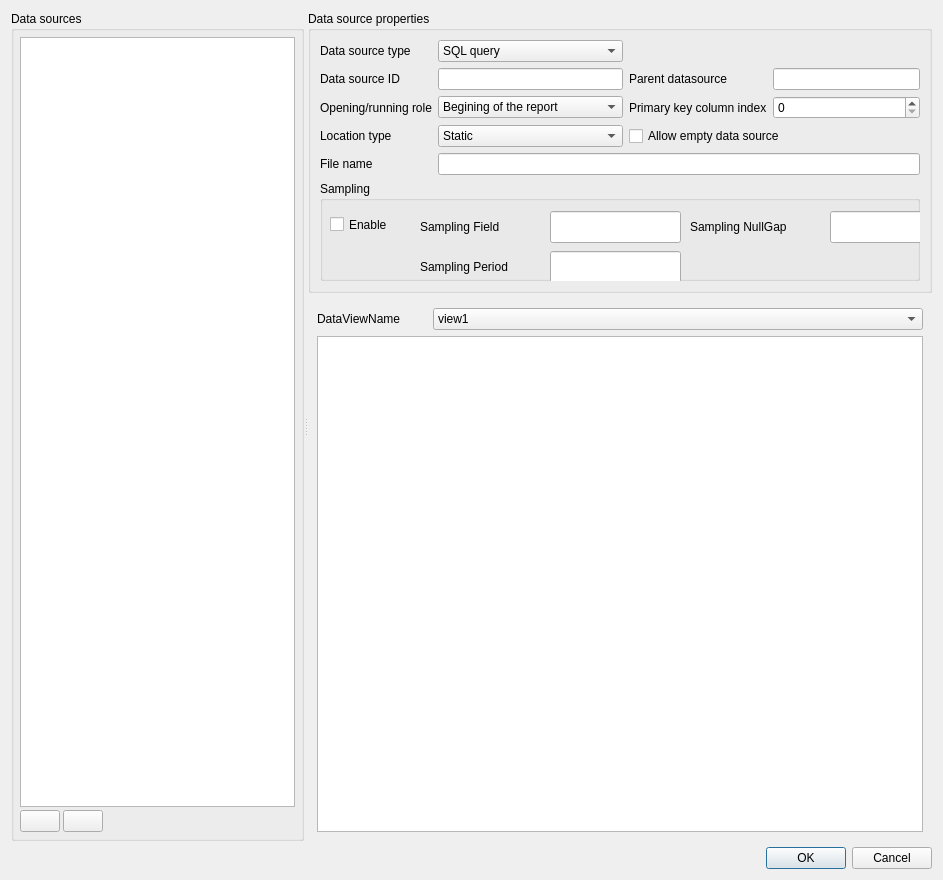
<?xml version="1.0" encoding="UTF-8"?>
<ui version="4.0">
 <class>NCRDDataSourceDialogUI</class>
 <widget class="QDialog" name="NCRDDataSourceDialogUI">
  <property name="geometry">
   <rect>
    <x>0</x>
    <y>0</y>
    <width>943</width>
    <height>880</height>
   </rect>
  </property>
  <property name="windowTitle">
   <string>Data source settings</string>
  </property>
  <layout class="QVBoxLayout" name="formLayout">
   <item>
    <widget class="QSplitter" name="splitter">
     <property name="orientation">
      <enum>Qt::Horizontal</enum>
     </property>
     <widget class="QGroupBox" name="gbDSList">
      <property name="title">
       <string>Data sources</string>
      </property>
      <layout class="QVBoxLayout" name="layLeftBG">
       <property name="spacing">
        <number>3</number>
       </property>
       <property name="leftMargin">
        <number>6</number>
       </property>
       <property name="topMargin">
        <number>6</number>
       </property>
       <property name="rightMargin">
        <number>6</number>
       </property>
       <property name="bottomMargin">
        <number>6</number>
       </property>
       <item>
        <widget class="QListView" name="listDS"/>
       </item>
       <item>
        <layout class="QHBoxLayout" name="layBtn">
         <property name="spacing">
          <number>3</number>
         </property>
         <item>
          <widget class="QPushButton" name="btnAdd">
           <property name="toolTip">
            <string>Add</string>
           </property>
           <property name="text">
            <string/>
           </property>
           <property name="icon">
            <iconset resource="designer.qrc">
             <normaloff>:/designer/images/add.png</normaloff>:/designer/images/add.png</iconset>
           </property>
           <property name="iconSize">
            <size>
             <width>16</width>
             <height>16</height>
            </size>
           </property>
          </widget>
         </item>
         <item>
          <widget class="QPushButton" name="btnRemove">
           <property name="toolTip">
            <string>Remove</string>
           </property>
           <property name="text">
            <string/>
           </property>
           <property name="icon">
            <iconset resource="designer.qrc">
             <normaloff>:/designer/images/delete.png</normaloff>:/designer/images/delete.png</iconset>
           </property>
           <property name="iconSize">
            <size>
             <width>16</width>
             <height>16</height>
            </size>
           </property>
          </widget>
         </item>
         <item>
          <spacer name="horizontalSpacer_4">
           <property name="orientation">
            <enum>Qt::Horizontal</enum>
           </property>
           <property name="sizeHint" stdset="0">
            <size>
             <width>40</width>
             <height>20</height>
            </size>
           </property>
          </spacer>
         </item>
        </layout>
       </item>
      </layout>
     </widget>
     <widget class="QWidget" name="layoutWidget">
      <layout class="QVBoxLayout" name="layRight">
       <property name="spacing">
        <number>6</number>
       </property>
       <item>
        <widget class="QGroupBox" name="gbDS">
         <property name="title">
          <string>Data source properties</string>
         </property>
         <layout class="QGridLayout" name="gridLayout1" columnstretch="1,2,1,2">
          <item row="2" column="1">
           <widget class="QLineEdit" name="dsID"/>
          </item>
          <item row="6" column="1" colspan="3">
           <widget class="QLineEdit" name="filenameurl"/>
          </item>
          <item row="2" column="2">
           <widget class="QLabel" name="lblParentID">
            <property name="text">
             <string>Parent datasource</string>
            </property>
           </widget>
          </item>
          <item row="3" column="2">
           <widget class="QLabel" name="label_24">
            <property name="text">
             <string>Primary key column index</string>
            </property>
           </widget>
          </item>
          <item row="4" column="0">
           <widget class="QLabel" name="label_9">
            <property name="text">
             <string>Location type</string>
            </property>
           </widget>
          </item>
          <item row="6" column="0">
           <widget class="QLabel" name="lblFilename">
            <property name="text">
             <string>File name</string>
            </property>
           </widget>
          </item>
          <item row="3" column="3">
           <widget class="QSpinBox" name="spPKColIndex"/>
          </item>
          <item row="2" column="3">
           <widget class="QLineEdit" name="wParentDataSource"/>
          </item>
          <item row="3" column="1">
           <widget class="QComboBox" name="comboRole">
            <item>
             <property name="text">
              <string>Begining of the report</string>
             </property>
            </item>
            <item>
             <property name="text">
              <string>Child datasource (subquery)</string>
             </property>
            </item>
            <item>
             <property name="text">
              <string>When group change</string>
             </property>
            </item>
            <item>
             <property name="text">
              <string>Subreport iteration</string>
             </property>
            </item>
           </widget>
          </item>
          <item row="1" column="0">
           <widget class="QLabel" name="label_4">
            <property name="text">
             <string>Data source type</string>
            </property>
           </widget>
          </item>
          <item row="3" column="0">
           <widget class="QLabel" name="label_18">
            <property name="text">
             <string>Opening/running role</string>
            </property>
           </widget>
          </item>
          <item row="2" column="0">
           <widget class="QLabel" name="label_2">
            <property name="text">
             <string>Data source ID</string>
            </property>
           </widget>
          </item>
          <item row="1" column="1">
           <widget class="QComboBox" name="comboDsType">
            <item>
             <property name="text">
              <string>SQL query</string>
             </property>
            </item>
            <item>
             <property name="text">
              <string>Text</string>
             </property>
            </item>
            <item>
             <property name="text">
              <string>XML</string>
             </property>
            </item>
            <item>
             <property name="text">
              <string>String list</string>
             </property>
            </item>
            <item>
             <property name="text">
              <string>Item model</string>
             </property>
            </item>
            <item>
             <property name="text">
              <string>Custom</string>
             </property>
            </item>
            <item>
             <property name="text">
              <string>DataView</string>
             </property>
            </item>
           </widget>
          </item>
          <item row="4" column="1">
           <widget class="QComboBox" name="comboLocation">
            <item>
             <property name="text">
              <string>Static</string>
             </property>
            </item>
            <item>
             <property name="text">
              <string>File</string>
             </property>
            </item>
            <item>
             <property name="text">
              <string>Http</string>
             </property>
            </item>
            <item>
             <property name="text">
              <string>Ftp</string>
             </property>
            </item>
            <item>
             <property name="text">
              <string>Parameter</string>
             </property>
            </item>
           </widget>
          </item>
          <item row="4" column="2" colspan="2">
           <widget class="QCheckBox" name="cbEmpty">
            <property name="text">
             <string>Allow empty data source</string>
            </property>
           </widget>
          </item>
          <item row="7" column="0" colspan="4">
           <widget class="QGroupBox" name="groupBox">
            <property name="minimumSize">
             <size>
              <width>0</width>
              <height>100</height>
             </size>
            </property>
            <property name="title">
             <string>Sampling</string>
            </property>
            <widget class="QCheckBox" name="checkBox">
             <property name="geometry">
              <rect>
               <x>10</x>
               <y>30</y>
               <width>101</width>
               <height>27</height>
              </rect>
             </property>
             <property name="text">
              <string>Enable</string>
             </property>
            </widget>
            <widget class="QLineEdit" name="samplingField">
             <property name="geometry">
              <rect>
               <x>230</x>
               <y>30</y>
               <width>131</width>
               <height>32</height>
              </rect>
             </property>
            </widget>
            <widget class="QLabel" name="label_25">
             <property name="geometry">
              <rect>
               <x>100</x>
               <y>30</y>
               <width>121</width>
               <height>32</height>
              </rect>
             </property>
             <property name="text">
              <string>Sampling Field</string>
             </property>
            </widget>
            <widget class="QLineEdit" name="samplingPeriod">
             <property name="geometry">
              <rect>
               <x>230</x>
               <y>70</y>
               <width>131</width>
               <height>32</height>
              </rect>
             </property>
            </widget>
            <widget class="QLabel" name="label_26">
             <property name="geometry">
              <rect>
               <x>100</x>
               <y>70</y>
               <width>121</width>
               <height>32</height>
              </rect>
             </property>
             <property name="text">
              <string>Sampling Period</string>
             </property>
            </widget>
            <widget class="QLineEdit" name="samplingNullGap">
             <property name="geometry">
              <rect>
               <x>510</x>
               <y>30</y>
               <width>131</width>
               <height>32</height>
              </rect>
             </property>
            </widget>
            <widget class="QLabel" name="label_27">
             <property name="geometry">
              <rect>
               <x>370</x>
               <y>30</y>
               <width>131</width>
               <height>32</height>
              </rect>
             </property>
             <property name="text">
              <string>Sampling NullGap</string>
             </property>
            </widget>
           </widget>
          </item>
         </layout>
        </widget>
       </item>
       <item>
        <widget class="QStackedWidget" name="stackW">
         <property name="currentIndex">
          <number>6</number>
         </property>
         <widget class="QWidget" name="pageSQL">
          <layout class="QVBoxLayout" name="layPageSql">
           <property name="leftMargin">
            <number>0</number>
           </property>
           <property name="topMargin">
            <number>0</number>
           </property>
           <property name="rightMargin">
            <number>0</number>
           </property>
           <property name="bottomMargin">
            <number>0</number>
           </property>
           <item>
            <widget class="QTabWidget" name="tabWidget">
             <property name="currentIndex">
              <number>0</number>
             </property>
             <widget class="QWidget" name="tabQuery">
              <attribute name="title">
               <string>SQL Query</string>
              </attribute>
              <layout class="QVBoxLayout" name="layTabQuery">
               <item>
                <widget class="QGroupBox" name="gbID">
                 <property name="title">
                  <string>Identification</string>
                 </property>
                 <layout class="QGridLayout" name="gridLayout3">
                  <item row="0" column="0">
                   <widget class="QLabel" name="label_17">
                    <property name="text">
                     <string>Connection ID</string>
                    </property>
                   </widget>
                  </item>
                  <item row="0" column="1">
                   <widget class="QLineEdit" name="connID"/>
                  </item>
                 </layout>
                </widget>
               </item>
               <item>
                <widget class="QGroupBox" name="gbQuery">
                 <property name="title">
                  <string>Query</string>
                 </property>
                 <layout class="QVBoxLayout" name="verticalLayout_3">
                  <property name="spacing">
                   <number>3</number>
                  </property>
                  <property name="leftMargin">
                   <number>6</number>
                  </property>
                  <property name="topMargin">
                   <number>6</number>
                  </property>
                  <property name="rightMargin">
                   <number>6</number>
                  </property>
                  <property name="bottomMargin">
                   <number>6</number>
                  </property>
                  <item>
                   <widget class="QPlainTextEdit" name="queryEditor">
                    <property name="tabStopWidth">
                     <number>4</number>
                    </property>
                   </widget>
                  </item>
                  <item>
                   <layout class="QHBoxLayout" name="horizontalLayout">
                    <item>
                     <spacer name="horizontalSpacer_3">
                      <property name="orientation">
                       <enum>Qt::Horizontal</enum>
                      </property>
                      <property name="sizeHint" stdset="0">
                       <size>
                        <width>40</width>
                        <height>20</height>
                       </size>
                      </property>
                     </spacer>
                    </item>
                    <item>
                     <widget class="QPushButton" name="btnTestQuery">
                      <property name="text">
                       <string>Test Query</string>
                      </property>
                      <property name="icon">
                       <iconset resource="designer.qrc">
                        <normaloff>:/designer/images/next.png</normaloff>:/designer/images/next.png</iconset>
                      </property>
                      <property name="iconSize">
                       <size>
                        <width>16</width>
                        <height>16</height>
                       </size>
                      </property>
                     </widget>
                    </item>
                   </layout>
                  </item>
                 </layout>
                </widget>
               </item>
              </layout>
             </widget>
             <widget class="QWidget" name="tabConn">
              <attribute name="title">
               <string>Database connection</string>
              </attribute>
              <layout class="QVBoxLayout" name="layTabConn">
               <item>
                <widget class="QGroupBox" name="groupBox_2">
                 <property name="title">
                  <string>Options</string>
                 </property>
                 <layout class="QGridLayout" name="gridLayout">
                  <item row="0" column="0">
                   <widget class="QLabel" name="label">
                    <property name="text">
                     <string>Connection options</string>
                    </property>
                   </widget>
                  </item>
                  <item row="0" column="1">
                   <widget class="QLineEdit" name="connectOpt"/>
                  </item>
                  <item row="1" column="0" colspan="2">
                   <widget class="QCheckBox" name="cbFwOnly">
                    <property name="text">
                     <string>Forward only mode</string>
                    </property>
                   </widget>
                  </item>
                  <item row="2" column="0" colspan="2">
                   <widget class="QCheckBox" name="cbForceUpdateStepBackRel">
                    <property name="enabled">
                     <bool>false</bool>
                    </property>
                    <property name="text">
                     <string>Force update on stepping backward in relation</string>
                    </property>
                   </widget>
                  </item>
                  <item row="3" column="0" colspan="2">
                   <widget class="QCheckBox" name="cbPrivateConn">
                    <property name="text">
                     <string>Use private database connection</string>
                    </property>
                   </widget>
                  </item>
                 </layout>
                </widget>
               </item>
               <item>
                <widget class="QGroupBox" name="gbConnection">
                 <property name="enabled">
                  <bool>false</bool>
                 </property>
                 <property name="title">
                  <string>Private connection parameters</string>
                 </property>
                 <layout class="QGridLayout" name="gridLayout_2">
                  <item row="0" column="0">
                   <widget class="QLabel" name="label_16">
                    <property name="text">
                     <string>Driver</string>
                    </property>
                   </widget>
                  </item>
                  <item row="0" column="1">
                   <widget class="QComboBox" name="cDriver">
                    <item>
                     <property name="text">
                      <string>QPSQL</string>
                     </property>
                    </item>
                    <item>
                     <property name="text">
                      <string>QMYSQL</string>
                     </property>
                    </item>
                    <item>
                     <property name="text">
                      <string>QOCI</string>
                     </property>
                    </item>
                    <item>
                     <property name="text">
                      <string>QODBC</string>
                     </property>
                    </item>
                    <item>
                     <property name="text">
                      <string>QDB2</string>
                     </property>
                    </item>
                    <item>
                     <property name="text">
                      <string>QTDS</string>
                     </property>
                    </item>
                    <item>
                     <property name="text">
                      <string>QSQLITE</string>
                     </property>
                    </item>
                    <item>
                     <property name="text">
                      <string>QIBASE</string>
                     </property>
                    </item>
                    <item>
                     <property name="text">
                      <string>QSQLITE2</string>
                     </property>
                    </item>
                    <item>
                     <property name="text">
                      <string>QSYMSQL</string>
                     </property>
                    </item>
                   </widget>
                  </item>
                  <item row="0" column="3">
                   <widget class="QLabel" name="label_8">
                    <property name="text">
                     <string>Port</string>
                    </property>
                   </widget>
                  </item>
                  <item row="1" column="0">
                   <widget class="QLabel" name="label_3">
                    <property name="text">
                     <string>Host</string>
                    </property>
                   </widget>
                  </item>
                  <item row="1" column="1" colspan="4">
                   <widget class="QLineEdit" name="cHost"/>
                  </item>
                  <item row="2" column="0">
                   <widget class="QLabel" name="label_5">
                    <property name="text">
                     <string>Database</string>
                    </property>
                   </widget>
                  </item>
                  <item row="2" column="1" colspan="4">
                   <widget class="QLineEdit" name="cDatabase"/>
                  </item>
                  <item row="3" column="0">
                   <widget class="QLabel" name="label_6">
                    <property name="text">
                     <string>Username</string>
                    </property>
                   </widget>
                  </item>
                  <item row="3" column="1" colspan="4">
                   <widget class="QLineEdit" name="cUsername"/>
                  </item>
                  <item row="4" column="0">
                   <widget class="QLabel" name="label_7">
                    <property name="text">
                     <string>Password</string>
                    </property>
                   </widget>
                  </item>
                  <item row="4" column="1" colspan="4">
                   <widget class="QLineEdit" name="cPassword">
                    <property name="echoMode">
                     <enum>QLineEdit::Password</enum>
                    </property>
                   </widget>
                  </item>
                  <item row="0" column="4">
                   <widget class="QSpinBox" name="cPort">
                    <property name="specialValueText">
                     <string>Default</string>
                    </property>
                    <property name="maximum">
                     <number>99999</number>
                    </property>
                   </widget>
                  </item>
                  <item row="0" column="2">
                   <spacer name="horizontalSpacer">
                    <property name="orientation">
                     <enum>Qt::Horizontal</enum>
                    </property>
                    <property name="sizeHint" stdset="0">
                     <size>
                      <width>40</width>
                      <height>20</height>
                     </size>
                    </property>
                   </spacer>
                  </item>
                  <item row="5" column="4">
                   <widget class="QPushButton" name="btnTestConn">
                    <property name="text">
                     <string>Test</string>
                    </property>
                   </widget>
                  </item>
                 </layout>
                </widget>
               </item>
               <item>
                <spacer name="verticalSpacer">
                 <property name="orientation">
                  <enum>Qt::Vertical</enum>
                 </property>
                 <property name="sizeHint" stdset="0">
                  <size>
                   <width>20</width>
                   <height>80</height>
                  </size>
                 </property>
                </spacer>
               </item>
              </layout>
             </widget>
             <widget class="QWidget" name="tabTester">
              <attribute name="title">
               <string>Query test</string>
              </attribute>
              <layout class="QGridLayout" name="gridLayout_4">
               <property name="verticalSpacing">
                <number>3</number>
               </property>
               <item row="0" column="0" colspan="2">
                <widget class="QTableView" name="sqlTestView"/>
               </item>
              </layout>
             </widget>
            </widget>
           </item>
          </layout>
         </widget>
         <widget class="QWidget" name="pageText">
          <layout class="QVBoxLayout" name="layTex1st">
           <property name="spacing">
            <number>3</number>
           </property>
           <property name="leftMargin">
            <number>0</number>
           </property>
           <property name="topMargin">
            <number>0</number>
           </property>
           <property name="rightMargin">
            <number>0</number>
           </property>
           <property name="bottomMargin">
            <number>0</number>
           </property>
           <item>
            <widget class="QGroupBox" name="gbText">
             <property name="title">
              <string>Text datasource</string>
             </property>
             <layout class="QVBoxLayout" name="verticalLayout_5">
              <item>
               <layout class="QGridLayout" name="gridLayout_6">
                <property name="verticalSpacing">
                 <number>3</number>
                </property>
                <item row="1" column="1" colspan="3">
                 <widget class="QLineEdit" name="wEncoding"/>
                </item>
                <item row="0" column="0">
                 <widget class="QLabel" name="label_15">
                  <property name="text">
                   <string>Column delimiter:</string>
                  </property>
                 </widget>
                </item>
                <item row="0" column="2">
                 <widget class="QLabel" name="label_19">
                  <property name="text">
                   <string>Custom delimiter character:</string>
                  </property>
                 </widget>
                </item>
                <item row="0" column="1">
                 <widget class="QComboBox" name="comboTxtColumnSep">
                  <item>
                   <property name="text">
                    <string>Tab</string>
                   </property>
                  </item>
                  <item>
                   <property name="text">
                    <string>Comma</string>
                   </property>
                  </item>
                  <item>
                   <property name="text">
                    <string>Semicolon</string>
                   </property>
                  </item>
                  <item>
                   <property name="text">
                    <string>Space</string>
                   </property>
                  </item>
                  <item>
                   <property name="text">
                    <string>Vertical bar</string>
                   </property>
                  </item>
                  <item>
                   <property name="text">
                    <string>Custom</string>
                   </property>
                  </item>
                 </widget>
                </item>
                <item row="1" column="0">
                 <widget class="QLabel" name="label_23">
                  <property name="text">
                   <string>Encoding</string>
                  </property>
                 </widget>
                </item>
                <item row="0" column="3">
                 <widget class="QLineEdit" name="delimCharTxt">
                  <property name="maximumSize">
                   <size>
                    <width>30</width>
                    <height>16777215</height>
                   </size>
                  </property>
                 </widget>
                </item>
                <item row="0" column="4">
                 <spacer name="horizontalSpacer_5">
                  <property name="orientation">
                   <enum>Qt::Horizontal</enum>
                  </property>
                  <property name="sizeHint" stdset="0">
                   <size>
                    <width>40</width>
                    <height>20</height>
                   </size>
                  </property>
                 </spacer>
                </item>
                <item row="3" column="0" colspan="4">
                 <widget class="QCheckBox" name="cbColumnHeader">
                  <property name="text">
                   <string>First row as column header</string>
                  </property>
                 </widget>
                </item>
               </layout>
              </item>
              <item>
               <widget class="QLabel" name="label_12">
                <property name="text">
                 <string>Static text:</string>
                </property>
               </widget>
              </item>
              <item>
               <widget class="QPlainTextEdit" name="wStaticText"/>
              </item>
             </layout>
            </widget>
           </item>
          </layout>
         </widget>
         <widget class="QWidget" name="pageXML">
          <layout class="QVBoxLayout" name="layXml">
           <property name="spacing">
            <number>3</number>
           </property>
           <property name="leftMargin">
            <number>0</number>
           </property>
           <property name="topMargin">
            <number>0</number>
           </property>
           <property name="rightMargin">
            <number>0</number>
           </property>
           <property name="bottomMargin">
            <number>0</number>
           </property>
           <item>
            <widget class="QGroupBox" name="gbXML">
             <property name="title">
              <string>XML datasource</string>
             </property>
             <layout class="QVBoxLayout" name="_6">
              <property name="spacing">
               <number>3</number>
              </property>
              <item>
               <widget class="QLabel" name="label_10">
                <property name="text">
                 <string>Static XML string</string>
                </property>
               </widget>
              </item>
              <item>
               <widget class="QPlainTextEdit" name="staticXML"/>
              </item>
             </layout>
            </widget>
           </item>
          </layout>
         </widget>
         <widget class="QWidget" name="pageList">
          <layout class="QVBoxLayout" name="layPageList">
           <property name="spacing">
            <number>3</number>
           </property>
           <property name="leftMargin">
            <number>0</number>
           </property>
           <property name="topMargin">
            <number>0</number>
           </property>
           <property name="rightMargin">
            <number>0</number>
           </property>
           <property name="bottomMargin">
            <number>0</number>
           </property>
           <item>
            <widget class="QGroupBox" name="gbStringList">
             <property name="title">
              <string>QStringList datasource</string>
             </property>
             <layout class="QVBoxLayout" name="lay46488887">
              <property name="spacing">
               <number>6</number>
              </property>
              <item>
               <layout class="QGridLayout" name="laySLOpt">
                <item row="0" column="0">
                 <widget class="QLabel" name="label_11">
                  <property name="text">
                   <string>String list ID:</string>
                  </property>
                 </widget>
                </item>
                <item row="0" column="1" colspan="3">
                 <widget class="QLineEdit" name="stringListID"/>
                </item>
                <item row="1" column="0">
                 <widget class="QLabel" name="label_20">
                  <property name="text">
                   <string>Column delimiter:</string>
                  </property>
                 </widget>
                </item>
                <item row="1" column="1">
                 <widget class="QComboBox" name="comboSlColumnSep">
                  <item>
                   <property name="text">
                    <string>Tab</string>
                   </property>
                  </item>
                  <item>
                   <property name="text">
                    <string>Comma</string>
                   </property>
                  </item>
                  <item>
                   <property name="text">
                    <string>Semicolon</string>
                   </property>
                  </item>
                  <item>
                   <property name="text">
                    <string>Space</string>
                   </property>
                  </item>
                  <item>
                   <property name="text">
                    <string>Vertical bar</string>
                   </property>
                  </item>
                  <item>
                   <property name="text">
                    <string>Custom</string>
                   </property>
                  </item>
                 </widget>
                </item>
                <item row="1" column="2">
                 <widget class="QLabel" name="label_21">
                  <property name="text">
                   <string>Custom delimiter character:</string>
                  </property>
                 </widget>
                </item>
                <item row="1" column="3">
                 <widget class="QLineEdit" name="delimCharSl">
                  <property name="maximumSize">
                   <size>
                    <width>30</width>
                    <height>16777215</height>
                   </size>
                  </property>
                 </widget>
                </item>
                <item row="1" column="4">
                 <spacer name="spacerSlOpt">
                  <property name="orientation">
                   <enum>Qt::Horizontal</enum>
                  </property>
                  <property name="sizeHint" stdset="0">
                   <size>
                    <width>40</width>
                    <height>20</height>
                   </size>
                  </property>
                 </spacer>
                </item>
               </layout>
              </item>
              <item>
               <spacer name="sp2">
                <property name="orientation">
                 <enum>Qt::Vertical</enum>
                </property>
                <property name="sizeHint" stdset="0">
                 <size>
                  <width>20</width>
                  <height>101</height>
                 </size>
                </property>
               </spacer>
              </item>
             </layout>
            </widget>
           </item>
          </layout>
         </widget>
         <widget class="QWidget" name="pageModel">
          <layout class="QVBoxLayout" name="lay445402">
           <property name="spacing">
            <number>3</number>
           </property>
           <property name="leftMargin">
            <number>0</number>
           </property>
           <property name="topMargin">
            <number>0</number>
           </property>
           <property name="rightMargin">
            <number>0</number>
           </property>
           <property name="bottomMargin">
            <number>0</number>
           </property>
           <item>
            <widget class="QGroupBox" name="gbModel">
             <property name="title">
              <string>Item model datasource</string>
             </property>
             <layout class="QVBoxLayout" name="verticalLayout_4">
              <item>
               <layout class="QGridLayout" name="gridLayout_5">
                <item row="0" column="0">
                 <widget class="QLabel" name="label_13">
                  <property name="text">
                   <string>Item model ID</string>
                  </property>
                 </widget>
                </item>
                <item row="0" column="1">
                 <widget class="QLineEdit" name="modelID"/>
                </item>
                <item row="0" column="2" rowspan="2">
                 <spacer name="spIMDS">
                  <property name="orientation">
                   <enum>Qt::Horizontal</enum>
                  </property>
                  <property name="sizeHint" stdset="0">
                   <size>
                    <width>40</width>
                    <height>20</height>
                   </size>
                  </property>
                 </spacer>
                </item>
                <item row="1" column="0" colspan="2">
                 <widget class="QCheckBox" name="cbUseModelAppearance">
                  <property name="text">
                   <string>Use model appearance roles</string>
                  </property>
                 </widget>
                </item>
               </layout>
              </item>
              <item>
               <widget class="QLabel" name="label_22">
                <property name="text">
                 <string>Relation Data Specification</string>
                </property>
               </widget>
              </item>
              <item>
               <widget class="QPlainTextEdit" name="wItemModelSpec"/>
              </item>
             </layout>
            </widget>
           </item>
          </layout>
         </widget>
         <widget class="QWidget" name="pageCustom">
          <layout class="QVBoxLayout" name="layPageCustomDS">
           <property name="spacing">
            <number>3</number>
           </property>
           <property name="leftMargin">
            <number>0</number>
           </property>
           <property name="topMargin">
            <number>0</number>
           </property>
           <property name="rightMargin">
            <number>0</number>
           </property>
           <property name="bottomMargin">
            <number>0</number>
           </property>
           <item>
            <widget class="QGroupBox" name="gbCustom">
             <property name="title">
              <string>Custom datasource</string>
             </property>
             <layout class="QVBoxLayout" name="verticalLayout_2">
              <property name="spacing">
               <number>3</number>
              </property>
              <property name="leftMargin">
               <number>6</number>
              </property>
              <property name="topMargin">
               <number>6</number>
              </property>
              <property name="rightMargin">
               <number>6</number>
              </property>
              <property name="bottomMargin">
               <number>6</number>
              </property>
              <item>
               <widget class="QGroupBox" name="groupBox_4">
                <property name="title">
                 <string>Options</string>
                </property>
                <layout class="QGridLayout" name="gridLayout_3" columnstretch="1,5,0">
                 <property name="leftMargin">
                  <number>6</number>
                 </property>
                 <property name="topMargin">
                  <number>6</number>
                 </property>
                 <property name="rightMargin">
                  <number>6</number>
                 </property>
                 <property name="bottomMargin">
                  <number>6</number>
                 </property>
                 <property name="spacing">
                  <number>3</number>
                 </property>
                 <item row="0" column="0">
                  <widget class="QLabel" name="label_14">
                   <property name="text">
                    <string>Custom specification:</string>
                   </property>
                  </widget>
                 </item>
                 <item row="1" column="0">
                  <widget class="QLabel" name="customDescrLab">
                   <property name="text">
                    <string>Description:</string>
                   </property>
                  </widget>
                 </item>
                 <item row="1" column="1" colspan="2">
                  <widget class="QLineEdit" name="customDescr"/>
                 </item>
                 <item row="0" column="1" colspan="2">
                  <widget class="QLineEdit" name="customID"/>
                 </item>
                </layout>
               </widget>
              </item>
              <item>
               <widget class="QGroupBox" name="groupBox_3">
                <property name="title">
                 <string>Columns</string>
                </property>
                <layout class="QVBoxLayout" name="verticalLayout">
                 <property name="spacing">
                  <number>3</number>
                 </property>
                 <property name="leftMargin">
                  <number>6</number>
                 </property>
                 <property name="topMargin">
                  <number>6</number>
                 </property>
                 <property name="rightMargin">
                  <number>6</number>
                 </property>
                 <property name="bottomMargin">
                  <number>6</number>
                 </property>
                 <item>
                  <widget class="QTreeView" name="columnView">
                   <property name="alternatingRowColors">
                    <bool>true</bool>
                   </property>
                   <property name="sortingEnabled">
                    <bool>true</bool>
                   </property>
                  </widget>
                 </item>
                </layout>
               </widget>
              </item>
             </layout>
            </widget>
           </item>
          </layout>
         </widget>
         <widget class="QWidget" name="pageDataView">
          <property name="enabled">
           <bool>true</bool>
          </property>
          <layout class="QVBoxLayout" name="verticalLayout_6">
           <item>
            <layout class="QHBoxLayout" name="horizontalLayout_2">
             <item>
              <widget class="QLabel" name="dataViewNamelabel">
               <property name="sizePolicy">
                <sizepolicy hsizetype="Fixed" vsizetype="Preferred">
                 <horstretch>0</horstretch>
                 <verstretch>0</verstretch>
                </sizepolicy>
               </property>
               <property name="minimumSize">
                <size>
                 <width>110</width>
                 <height>0</height>
                </size>
               </property>
               <property name="text">
                <string>DataViewName</string>
               </property>
              </widget>
             </item>
             <item>
              <widget class="QComboBox" name="dataViewNameComboBox">
               <item>
                <property name="text">
                 <string>view1</string>
                </property>
               </item>
               <item>
                <property name="text">
                 <string>view2</string>
                </property>
               </item>
               <item>
                <property name="text">
                 <string>view3</string>
                </property>
               </item>
              </widget>
             </item>
            </layout>
           </item>
           <item>
            <widget class="QTableView" name="dataViewFieldTableView"/>
           </item>
          </layout>
         </widget>
        </widget>
       </item>
      </layout>
     </widget>
    </widget>
   </item>
   <item>
    <widget class="QDialogButtonBox" name="buttonBox">
     <property name="orientation">
      <enum>Qt::Horizontal</enum>
     </property>
     <property name="standardButtons">
      <set>QDialogButtonBox::Cancel|QDialogButtonBox::Ok</set>
     </property>
    </widget>
   </item>
  </layout>
 </widget>
 <tabstops>
  <tabstop>listDS</tabstop>
  <tabstop>comboDsType</tabstop>
  <tabstop>dsID</tabstop>
  <tabstop>comboRole</tabstop>
  <tabstop>comboLocation</tabstop>
  <tabstop>filenameurl</tabstop>
  <tabstop>tabWidget</tabstop>
  <tabstop>connID</tabstop>
  <tabstop>btnTestQuery</tabstop>
  <tabstop>btnRemove</tabstop>
  <tabstop>btnTestConn</tabstop>
  <tabstop>sqlTestView</tabstop>
  <tabstop>wEncoding</tabstop>
  <tabstop>comboTxtColumnSep</tabstop>
  <tabstop>delimCharTxt</tabstop>
  <tabstop>cbColumnHeader</tabstop>
  <tabstop>stringListID</tabstop>
  <tabstop>comboSlColumnSep</tabstop>
  <tabstop>delimCharSl</tabstop>
  <tabstop>modelID</tabstop>
  <tabstop>customDescr</tabstop>
  <tabstop>customID</tabstop>
  <tabstop>columnView</tabstop>
  <tabstop>connectOpt</tabstop>
  <tabstop>cHost</tabstop>
  <tabstop>cUsername</tabstop>
  <tabstop>cDatabase</tabstop>
  <tabstop>cPassword</tabstop>
  <tabstop>cPort</tabstop>
  <tabstop>cDriver</tabstop>
  <tabstop>btnAdd</tabstop>
 </tabstops>
 <resources>
  <include location="designer.qrc"/>
 </resources>
 <connections>
  <connection>
   <sender>buttonBox</sender>
   <signal>accepted()</signal>
   <receiver>NCRDDataSourceDialogUI</receiver>
   <slot>accept()</slot>
   <hints>
    <hint type="sourcelabel">
     <x>248</x>
     <y>254</y>
    </hint>
    <hint type="destinationlabel">
     <x>157</x>
     <y>274</y>
    </hint>
   </hints>
  </connection>
  <connection>
   <sender>buttonBox</sender>
   <signal>rejected()</signal>
   <receiver>NCRDDataSourceDialogUI</receiver>
   <slot>reject()</slot>
   <hints>
    <hint type="sourcelabel">
     <x>316</x>
     <y>260</y>
    </hint>
    <hint type="destinationlabel">
     <x>286</x>
     <y>274</y>
    </hint>
   </hints>
  </connection>
 </connections>
</ui>
